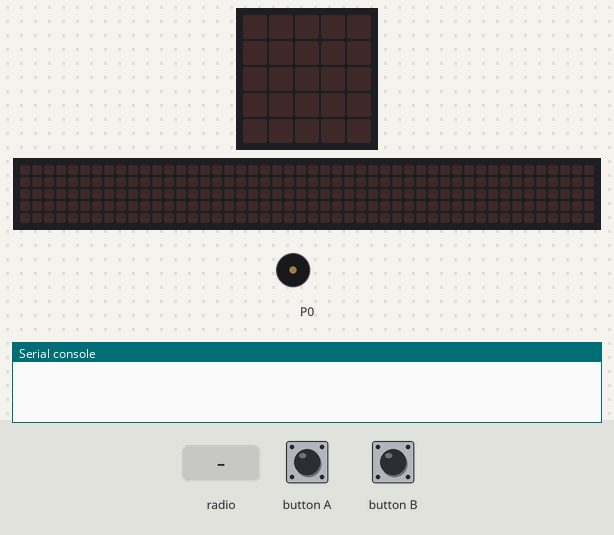
The program below on a simulated BBC micro:bit (MakeCode). Shown: the board's 5×5 LED display, a strip that is not on the board, showing the scrolling text unrolled, buzzer (waves = sounding), the last lines printed to the serial console. The test bench sets the inputs (shaded band). No radio messages arrive unless stated (any console line starting 'radio sent:' is added by the test bench); the 48×5 strip is a reading aid, not a part: it shows the text the display is scrolling, unrolled, one strip-width of it at a time.

Above: at 1.2 s.
1.3 s: button A pressed for 0.15 s
At 1.6 s:
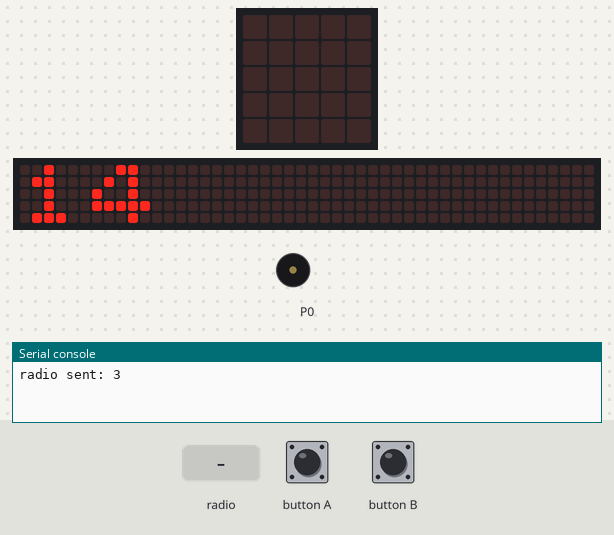
4.3 s: button B pressed for 0.15 s
At 5.9 s:
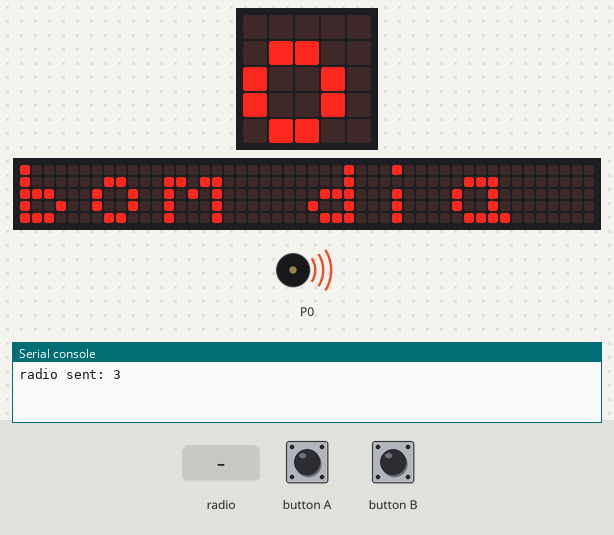
7.3 s: radio message "3" arrives
10.3 s: button B pressed for 0.15 s
At 11.55 s:
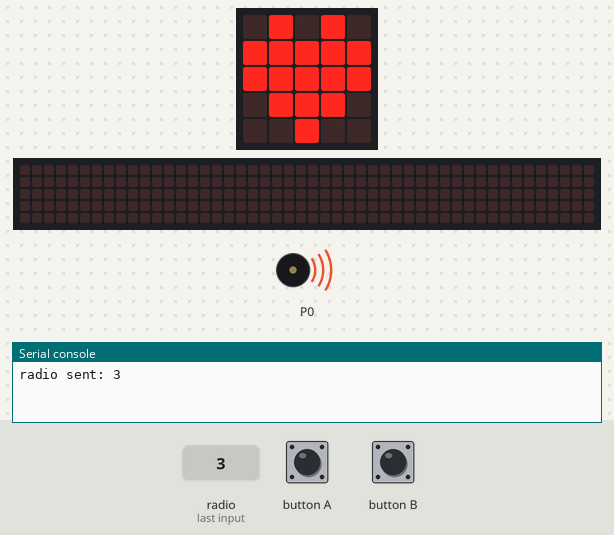
16.4 s: button A pressed for 0.15 s
19.5 s: button B pressed for 0.15 s
At 21.85 s:
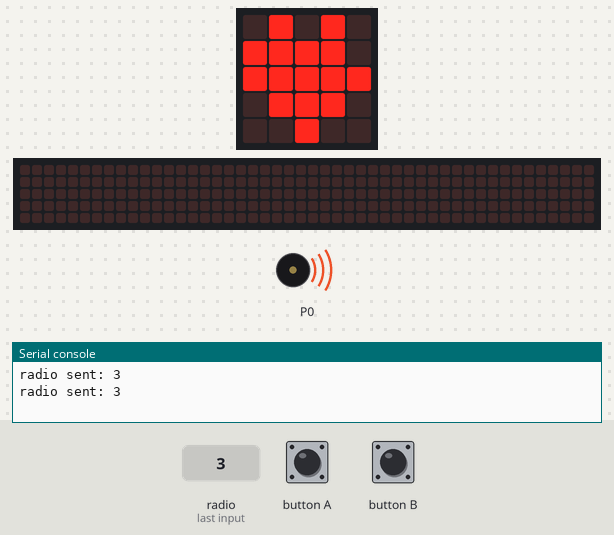
Timing chart, 0 to 25.2 s (numbered marks = the images above; inputs shaded):
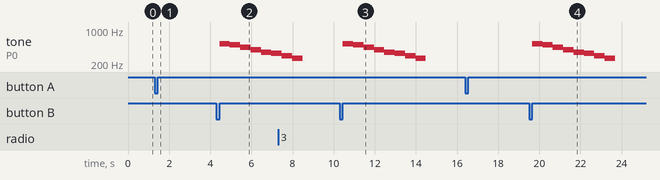

Measured:
- after the input at 1.3 s, the display: changes after 0.15 s (image 1)
- after the input at 4.3 s, tone on P0: plays 523 Hz for 0.51 s, 494 Hz for 0.51 s, 440 Hz for 0.51 s, 392 Hz for 0.51 s, 349 Hz for 0.51 s, 330 Hz for 0.32 s, starting after 0.15 s
- after the input at 10.3 s, tone on P0: plays 523 Hz for 0.51 s, 494 Hz for 0.51 s, 440 Hz for 0.51 s, 392 Hz for 0.51 s, 349 Hz for 0.51 s, 330 Hz for 0.51 s … (8 notes in this stretch), starting after 0.15 s; the display: first differs from a run without the input after 1.1 s (image 3)
- after the input at 19.5 s, tone on P0: plays 523 Hz for 0.51 s, 494 Hz for 0.51 s, 440 Hz for 0.51 s, 392 Hz for 0.51 s, 349 Hz for 0.51 s, 330 Hz for 0.51 s … (8 notes in this stretch), starting after 0.15 s
- what the display in image 3 shows lasts 0.4 s, from 11.4 s to 11.8 s

The program:

main.ts
```typescript
radio.onReceivedNumber(function (receivedNumber) {
    basic.showNumber(14)
    basic.showString("bom dia")
    basic.showLeds(`
        . # . # .
        # # # # .
        # # # # #
        . # # # .
        . . # . .
        `)
    basic.clearScreen()
})
input.onButtonPressed(Button.A, function () {
    radio.sendNumber(3)
    basic.showNumber(14)
    basic.showString("bom dia")
    basic.showLeds(`
        . # . # .
        # # # # #
        # # # # #
        . # # # .
        . . # . .
        `)
    basic.clearScreen()
})
input.onButtonPressed(Button.B, function () {
    music.play(music.stringPlayable("C5 B A G F E D C ", 120), music.PlaybackMode.UntilDone)
})
radio.setGroup(1)
```

test.ts
```typescript
// testes vão aqui; isto não será compilado quando este pacote for usado como uma extensão.
```
